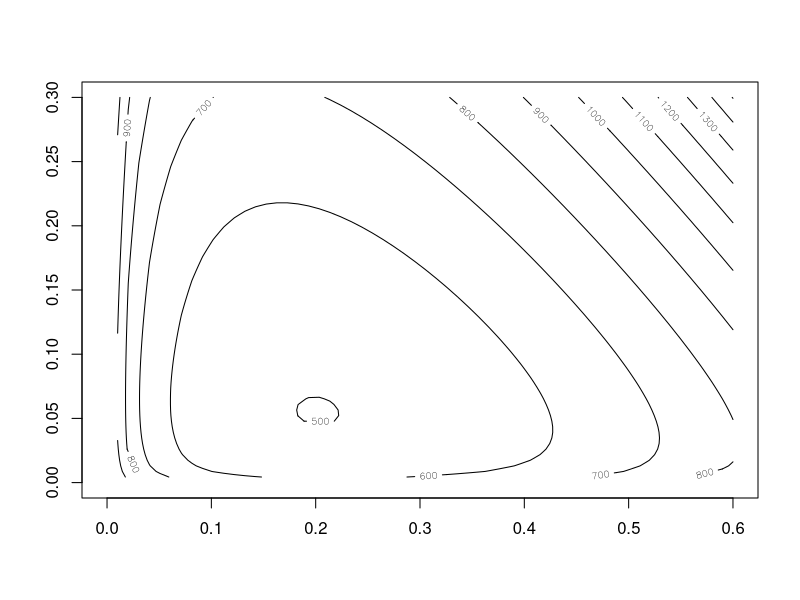

This chart was generated by the following R code:
## ---- chunk 1
knitr::opts_chunk$set(echo = TRUE)
## ---- chunk 2
gcd <- function(x,y) {
  if(length(x) < length(y))
    x = rep(x, length = length(y))
  if(length(y) < length(x))
    y = rep(y, length = length(x))
  
  remainder = x%%y
  return(ifelse(remainder, gcd(y, remainder), y))
}

gcd(6, 15)
gcd(6:10, 15:25)
## ---- chunk 3
training = read.csv("training.csv")[, 2:39]
test = read.csv("test.csv")[, 2:35]
samples_training = read.table("samples.txt", header = TRUE)[1:38, ]
samples_test = read.table("samples.txt", header = TRUE)[39:72, ]

n1 = sum(samples_training$Class == "ALL")
n2 = sum(samples_training$Class == "AML")
s1 = apply(training[which(samples_training$Class == "ALL")], 1, var)
s2 = apply(training[which(samples_training$Class == "AML")], 1, var)

mean_class1 = apply(training[which(samples_training$Class == "ALL")], 1, mean)
mean_class2 = apply(training[which(samples_training$Class == "AML")], 1, mean)
sample_sd = (((n1-1) * s1 + (n2-1) * s2) / (n1+n2-2))^0.5

# classifier#A
norm_class1 = apply(test, 2, dnorm, m = mean_class1, sd = sample_sd, log = TRUE)
result_class1 = apply(norm_class1, 2, sum)

# classifier#B
norm_class2 = apply(test, 2, dnorm, m = mean_class2, sd = sample_sd, log = TRUE)
result_class2 = apply(norm_class2, 2, sum)

# predict class labels
predicted_test_class = ifelse(result_class1 > result_class2, "ALL", "AML")
test_result = as.data.frame(matrix(c(names(test), predicted_test_class), ncol = 2))
colnames(test_result) = c("Sample", "Predicted Result")
test_result


# evaluate
evaluation = ifelse(predicted_test_class == samples_test[, 2], "Correct", "Wrong")
table(evaluation)
## ---- chunk 4
training = read.csv("training.csv")[, 2:39]
test = read.csv("test.csv")[, 2:35]
test_withID = read.csv("test.csv")
samples_training = read.table("samples.txt", header = TRUE)[1:38, ]
samples_test = read.table("samples.txt", header = TRUE)[39:72, ]

n1 = sum(samples_training$Class == "ALL")
n2 = sum(samples_training$Class == "AML")
s1 = apply(training[which(samples_training$Class == "ALL")], 1, var)
s2 = apply(training[which(samples_training$Class == "AML")], 1, var)

mean_class1 = apply(training[which(samples_training$Class == "ALL")], 1, mean)
mean_class2 = apply(training[which(samples_training$Class == "AML")], 1, mean)
sample_sd = (((n1-1) * s1 + (n2-1) * s2) / (n1+n2-2))^0.5
total_mean = apply(training, 1, mean)

m_class1 = (1/n1 - 1/(n1+n2))^0.5
m_class2 = (1/n2 - 1/(n1+n2))^0.5

d_class1 = (mean_class1 - total_mean) / (m_class1 * sample_sd)
d_class2 = (mean_class2 - total_mean) / (m_class2 * sample_sd)

lamda = 6
x = abs(d_class1) - lamda
shrunken_d_class1 = sign(d_class1) *  ifelse(x > 0, x, 0) 
x = abs(d_class2) - lamda
shrunken_d_class2 = sign(d_class2) *  ifelse(x > 0, x, 0) 

dummy_class1 = which(shrunken_d_class1 == 0)
dummy_class2 = which(shrunken_d_class2 == 0)
nopower_index = intersect(dummy_class1, dummy_class2)
power_index = setdiff(1:7129, nopower_index)

shrunken_m_class1 = total_mean + m_class1 * sample_sd * shrunken_d_class1
shrunken_m_class2 = total_mean + m_class2 * sample_sd * shrunken_d_class2

# classifier#A
norm_class1 = apply(test[power_index, ], 2, dnorm, m = shrunken_m_class1[power_index], sd = sample_sd[power_index], log = TRUE)
result_class1 = apply(norm_class1, 2, sum)

# classifier#B
norm_class2 = apply(test[power_index, ], 2, dnorm, m = shrunken_m_class2[power_index], sd = sample_sd[power_index], log = TRUE)
result_class2 = apply(norm_class2, 2, sum)

# predict class labels
predicted_test_class = ifelse(result_class1 > result_class2, "ALL", "AML")
test_result = as.data.frame(matrix(c(names(test), predicted_test_class), ncol = 2))
colnames(test_result) = c("Sample", "Predicted Result")
test_result

# evaluate
evaluation = ifelse(predicted_test_class == samples_test[, 2], "Correct", "Wrong")
table(evaluation)

# Genes having Predictive power
as.data.frame(test_withID$Gene.Accession.Number[power_index])
## ---- chunk 5
na = 172
nb = 43
nab = 11
no = 279

#po = (1-pa-pb)
#theta[1] : pa
#theta[2] : pb
# Q = -1 * (na*log(pa^2 + 2*pa*po) + nb*log(pb^2 + 2*pb*po) + nab*log(2*pa*pb) + no*log(po^2))
Qo = function(theta) {
  pa = theta[1]
  pb = theta[2]
  po = 1 - pa - pb
  param_A = (pa^2 + 2*pa*po)
  param_B = (pb^2 + 2*pb*po)
  param_AB = (2*pa*pb)
  param_O = (po^2)
  
  if( !(po >= 0 & po <= 1) | !(pa >= 0 & pb <= 1) | !(pb >= 0 & pb <= 1)
      | param_A <= 0
      | param_B <= 0
      | param_AB <= 0
      | param_O <= 0 ) {
    -Inf
  }
  else {
    -1 * (na*log(param_A) + nb*log(param_B) + nab*log(param_AB) + no*log(param_O))
  }
}
zo = optim(c(0.3, 0.3), Qo, method = "BFGS")
#zo$convergence
#zo$par
# po = 1-pa-pb
result_po = 1 - zo$par[1] - zo$par[2]

result = as.data.frame(matrix(c(zo$par[1], zo$par[2], result_po, sum(zo$par[1], zo$par[2], result_po)), nrow = 4))
row.names(result) = c("P(A)", "P(B)", "P(O)", "Total"); colnames(result) = "BFGS Result" 
result
## ---- chunk 6
library(numDeriv)
na = 172
nb = 43
nab = 11
no = 279

#po = (1-pa-pb)
#theta[1] : pa
#theta[2] : pb
# Q = -1 * (na*log(pa^2 + 2*pa*po) + nb*log(pb^2 + 2*pb*po) + nab*log(2*pa*pb) + no*log(po^2))
# Q = -1 * (172*log(x^2 + 2*x*(1-x-y)) + 43*log(y^2 + 2*y*(1-x-y)) + 11*log(2*x*y) + 279*log((1-x-y)^2))
Qo = function(theta) {
  pa = theta[1]
  pb = theta[2]
  po = 1 - pa - pb
  param_A = (pa^2 + 2*pa*po)
  param_B = (pb^2 + 2*pb*po)
  param_AB = (2*pa*pb)
  param_O = (po^2)
  
  if( !(po >= 0 & po <= 1) | !(pa >= 0 & pb <= 1) | !(pb >= 0 & pb <= 1)
      | param_A <= 0
      | param_B <= 0
      | param_AB <= 0
      | param_O <= 0 ) {
    -Inf
  }
  else {
    -1 * (na*log(param_A) + nb*log(param_B) + nab*log(param_AB) + no*log(param_O))
  }
}

# found these partial derivatives manually, but I will not use it. just for comparing the result in case of using genD Function
#Deriv_Qo = function(theta) {
#  x = theta[1]
#  y = theta[2]
#  gr1 = -344*(-x-y+1)/(x^2+2*x*(-x-y+1)) + 86*y/(2*y*(-x-y+1)+y^2) + 558/(-x-y+1) - 11/x
#  gr2 = 344*x/(x^2+2*x*(-x-y+1)) -86*(-x-y+1)/(2*y*(-x-y+1)+y^2) + 558/(-x-y+1) - 11/y
#  
#  c(gr1, gr2)
#}

Deriv_Qo = function(theta) {
  pa = theta[1]
  pb = theta[2]
  
  f = function(theta) {
    pa = theta[1]
    pb = theta[2]
    po = 1 - pa - pb
    
    -1 * (na*log(pa^2 + 2*pa*po) + nb*log(pb^2 + 2*pb*po) + nab*log(2*pa*pb) + no*log(po^2))
  }
  
  df = genD(f, c(pa, pb))
  
  c(df$D[1], df$D[2])
}
zo = optim(c(0.3, 0.3), Qo, Deriv_Qo, method = "BFGS")
#zo$convergence
#zo$par
# po = 1-pa-pb
result_po = 1 - zo$par[1] - zo$par[2]

result = as.data.frame(matrix(c(zo$par[1], zo$par[2], result_po, sum(zo$par[1], zo$par[2], result_po)), nrow = 4))
row.names(result) = c("P(A)", "P(B)", "P(O)", "Total"); colnames(result) = "BFGS+Deriv Result"
result
## ---- chunk 7
na = 172
nb = 43
nab = 11
no = 279

#po = (1-pa-pb)
#theta[1] : pa
#theta[2] : pb
# Q = -1 * (na*log(pa^2 + 2*pa*po) + nb*log(pb^2 + 2*pb*po) + nab*log(2*pa*pb) + no*log(po^2))
Qo2 = function(theta1, theta2) {
  pa = theta1
  pb = theta2
  po = 1 - theta1 - theta2
  
  # recycle argument
  if(length(pa) < length(pb))
    pa = rep(pa, length = length(pb))
  if(length(pb) < length(pa))
    pb = rep(pb, length = length(pa))
  
  getParameter = function (index, param){
    switch (param,
            param_A = pa[index]^2 + 2*pa[index]*(po[index]),
            param_B = pb[index]^2 + 2*pb[index]*(po[index]),
            param_AB = 2*pa[index]*pb[index],
            param_O = po[index]^2
    )
  }
  
  # Vector calculation
  ans = numeric(length(pa))
  for(i in 1:length(ans)) {
    if( !(po[i] >= 0 & po[i] <= 1) | !(pa[i] >= 0 & pa[i] <= 1) | !(pb[i] >= 0 & pb[i] <= 1)
        | getParameter(i, "param_A") <= 0
        | getParameter(i, "param_B") <= 0
        | getParameter(i, "param_AB") <= 0
        | getParameter(i, "param_O") <= 0 ) {
      ans[i] = -Inf
    }
    else {
      ans[i] = -1 * (na*log(getParameter(i, "param_A")) + nb*log(getParameter(i, "param_B")) + nab*log(getParameter(i, "param_AB")) + no*log(getParameter(i, "param_O")))
    }
  }
  
  ans
}

#zo = optim(c(0.3, 0.3), Qo, Deriv_Qo, method = "BFGS")
#po = (1-pa-pb)
theta1 = seq(0, .6, length = 60)
theta2 = seq(0, .3, length = 70)
z = outer(theta1, theta2, Qo2)
contour(theta1, theta2, z)
